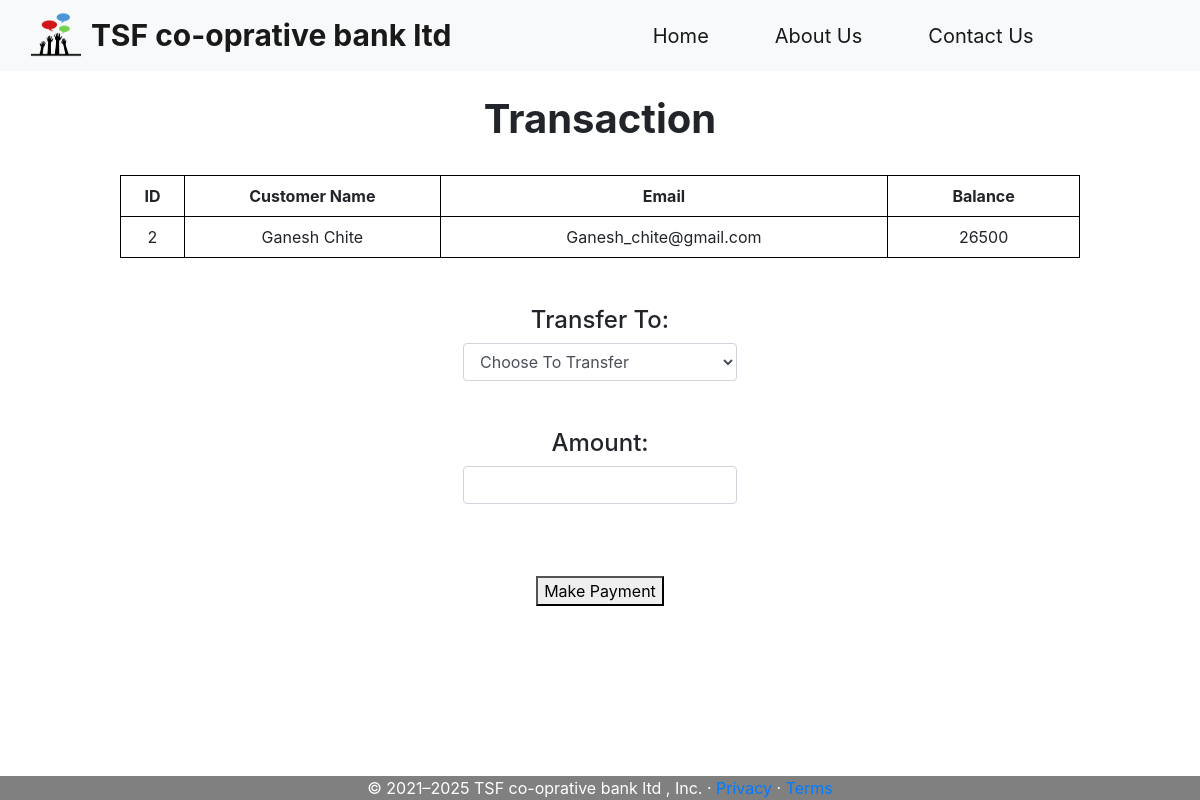
/transaction.php?id=2, run on the app's committed database.
### tables this page shows
CREATE TABLE `users` (
  `customer_id` int(11) NOT NULL,
  `customer_name` varchar(255) NOT NULL,
  `customer_email` varchar(255) NOT NULL,
  `customer_balance` int(11) NOT NULL
);

### transaction.php (the view, shortened to what this page needs)
<?php
require 'header.php';
?>
<!doctype html>
<html lang="en">
<head>
    <link rel="stylesheet" href="https://stackpath.bootstrapcdn.com/bootstrap/4.3.1/css/bootstrap.min.css"
>
</head>
<body>
<form method="post" class="tabletext" >
    <div>
        <br>
        <h1>Transaction</h1>
        <br>
        <table style="width:80%">
            <tr>
                <th width="5%">ID</th>
                <th width="20%">Customer Name</th>
                <th width="35%">Email</th>
                <th width="15%">Balance</th>
            </tr>
            <tr>
                <?php
                if(isset($_GET['id']))
                {
                    $id = $_GET['id'];
                    $sql = "SELECT * FROM `users` WHERE customer_id=$id";
                    $result = mysqli_query($conn, $sql);
                }
                while($row = mysqli_fetch_assoc($result))
            {
                ?>
                <td><?php echo $row['customer_id'];?></td>
                <td><?php echo $row['customer_name'];?></td>
                <td><?php echo $row['customer_email'];?></td>
                <td><?php echo $row['customer_balance'];?></td>
            </tr>
            <?php } ?>
        </table>
        <br>
        <br>
            <label>
                <h4>Transfer To:</h4><label>
                    <select name="to"  class="form-control"  required>
                    <option value="" disabled selected>Choose To Transfer</option>
                    </select>
                    <br>
                    <br>
                    <label>
                        <h4>Amount:</h4><label>
                        <input class="form-control" type="number" min="1" id="number"
                        name="amount" required>
                    <br>
                    <br>
                    <br>
                    <button name="submit" type="submit" value="update">Make Payment</button>
        </form>
</body>
</html>
<?php
include 'footer.php';
?>

### transaction.php (style rules this page uses)
h1 { text-align: center; font-weight: bold; }
table, td, th { border: 1px solid black; border-collapse: collapse; padding: 10px 10px; text-align: center; margin: auto auto; }
div { text-align: center; }

### data on the page
users: customer_id "2", customer_name "Ganesh Chite", customer_email "Ganesh_chite@gmail.com", customer_balance "26500"
